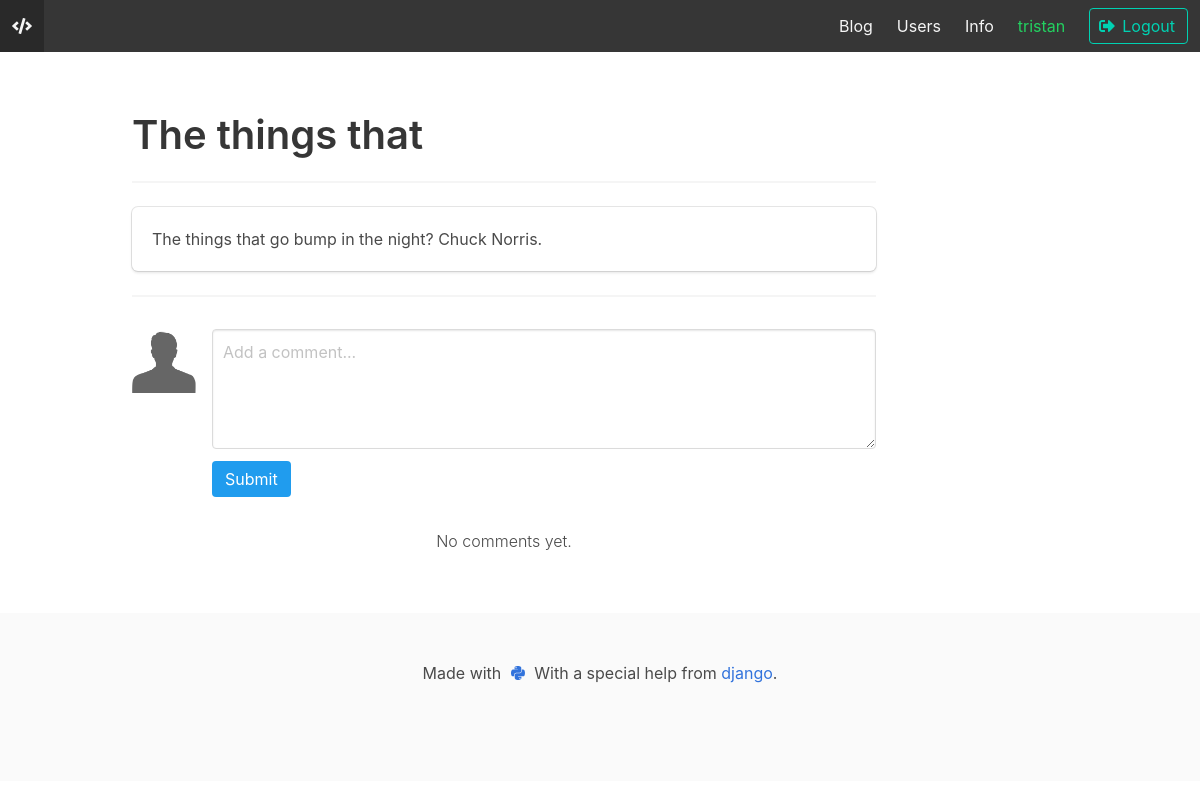
The page /post/54/ (signed in) on the database as committed earlier.
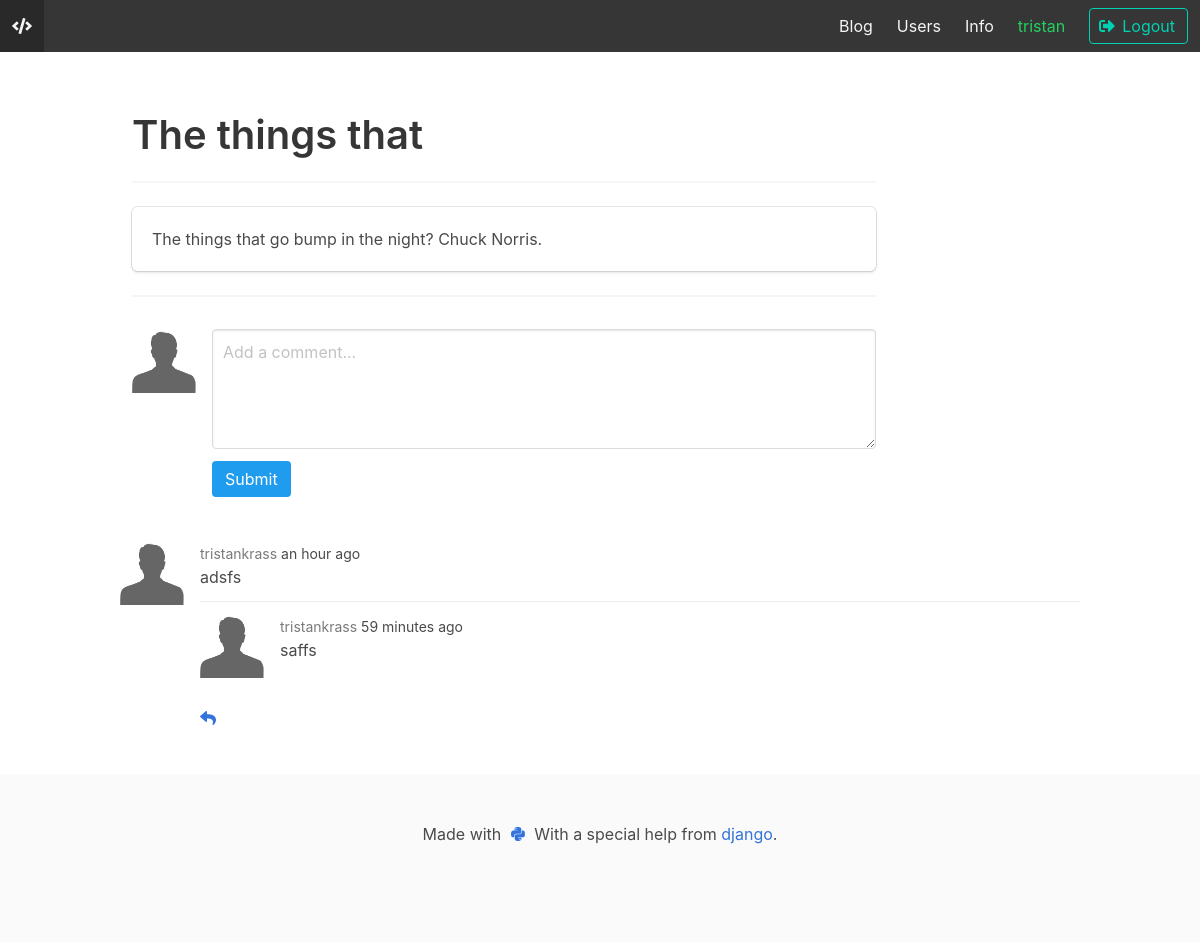
The same page on the database as committed later.
### users/models.py (models this page shows, shortened)
class User(AbstractUser):
    name = models.CharField(_('Name of User'), blank=True, max_length=255)
    avatar_url = models.TextField(
        _('Avatar of the github user'), blank=True, validators=[URLValidator])
    avatar = models.ImageField(default='default.png', upload_to='avatars/')
    follows = models.ManyToManyField('User', related_name='followed_by')

### blog/models.py (models this page shows, shortened)
class Post(models.Model):
    id = HashidAutoField(primary_key=True, alphabet=ascii_lowercase + digits)
    title = models.CharField(_('title'), max_length=255)
    author = models.ForeignKey(User, on_delete=models.CASCADE, verbose_name=_('author'), related_name='authors')
    body = models.TextField(_('body'), blank=True)
    created_timestamp = models.DateTimeField(_('created timestamp'), auto_now_add=True)
    thumbnail = models.ImageField(default='mainBlog.png', upload_to='thumbnails/')
    class Meta:
        ordering = ('-created_timestamp',)

class Comment(models.Model):
    post = models.ForeignKey(Post, on_delete=models.CASCADE, verbose_name=_('post'), related_name='comments')
    author = models.ForeignKey(User, on_delete=models.CASCADE, verbose_name=_('author'), related_name='comments')
    body = models.TextField(_('body'))
    created_timestamp = models.DateTimeField(_('created timestamp'), auto_now_add=True)
    parent = models.ForeignKey('self', null=True, related_name='replies', on_delete=models.CASCADE, blank=True)
    class Meta:
        ordering = ('-created_timestamp',)
    def children(self):
        return Comment.objects.filter(parent=self)

### blog/views.py (the view, shortened to what this page needs)
# urls.py: path('post/<pk>/', views.PostDetailView.as_view(), name='post_detail'),
class PostDetailView(LoginRequiredMixin, View):
    def get(self, request, *args, **kwargs):
        view = PostDisplay.as_view()
        return view(request, *args, **kwargs)

### blog/views.py (called while the page is built)
    def get_queryset(self):
        qs = super().get_queryset()
        qs = qs.order_by('created_timestamp')
        return qs

### templates/blog/post_detail.html (shortened to what this page needs)
{% extends "base.html" %}
{% load i18n humanize %}
{% block content %}
    <div class="column is-four-fifths">
        <h2 class="title is-2">{{ post.title }}</h2>
        <hr/>
        <div class="box">{{ post.body|linebreaksbr|truncatechars:1000 }}</div>
        <hr/>
        <form method="post" action="" class="has-margin-b-lg">
            <article class="media has-margin-t-lg">
                <figure class="media-left">
                    <p class="image is-64x64">
                        <img src="{{ user.avatar.url }}">
                    </p>
                </figure>
                <div class="media-content">
                    <div class="field">
                        <p class="control">
                            <textarea name="body" class="textarea" placeholder="{% trans 'Add a comment...' %}"
                                      required></textarea>
                        </p>
                    </div>
                    <nav class="level">
                        <div class="level-left">
                            <div class="level-item">
                                <button class="button is-info" type="submit">{% trans "Submit" %}</button>
                            </div>
                        </div>
                    </nav>
                </div>
            </article>
        </form>
        {% for comment in post.comments.all %}
            {% if comment.parent is None %}
                <article class="media">
                <figure class="media-left">
                    <p class="image is-64x64">
                        <img src="{{ comment.author.avatar.url }}">
                    </p>
                </figure>
                <div class="media-content">
                <div class="content">
                    <p>
                        <small>
                            <a
                                class="has-text-grey"
                                href="{% url 'users:detail' comment.author.username %}">{{ comment.author.username }}
                            </a>
                        </small>
                        <small>{{ comment.created_timestamp|naturaltime }}</small>
                        <br>
                        <span>{{ comment.body|truncatechars:255 }}</span>
                    </p>
                </div>
                {% for child_comment in comment.children %}
                    <article class="media">
                        <figure class="media-left">
                            <p class="image is-64x64">
                                <img src="{{ child_comment.author.avatar.url }}">
                            </p>
                        </figure>
                        <div class="media-content">
                            <div class="content">
                                <p>
                                    <small>
                                        <a
                                            class="has-text-grey"
                                            href="{% url 'users:detail' child_comment.author.username %}">{{ child_comment.author.username }}
                                        </a>
                                    </small>
                                    <small>{{ child_comment.created_timestamp|naturaltime }}</small>
                                    <br>
                                    <span>{{ child_comment.body|truncatechars:255 }}</span>
                                </p>
                            </div>
                        </div>
                    </article>
                {% endfor %}
                <nav class="level is-mobile has-margin-t-lg">
                    <div class="level-left">
                        <a class="level-item">
                            <span id="replyButton" class="icon is-small"><i class="fas fa-reply"></i></span>
                        </a>
                    </div>
                </nav>
            {% endif %}
        </div>
        </article>
        {% empty %}
            <div class="has-text-weight-light has-text-centered">{% trans "No comments yet." %}</div>
        {% endfor %}
    </div>
{% endblock %}

### templates/base.html (shortened to what this page needs)
{% load i18n static %}
<!DOCTYPE html>
<html>
<head>
    <link rel="stylesheet" href="{% static "css/bulma.css" %}">
    <link rel="stylesheet" href="{% static "css/spacing.css" %}">
    <link rel="stylesheet" href="{% static "css/project.css" %}">
</head>
<body>
<section class="hero is-dark">
    <div class="hero-head">
        <nav class="navbar">
            <div class="navbar-brand">
                <a class="navbar-item" href="{% url 'blog:home' %}"><i class="fas fa-code"></i> </a>
            </div>
            <div id="mainNavbar" class="navbar-menu">
                <div class="navbar-end">
                    <a class="navbar-item {% if active == 'blog-home' %}is-active{% endif %}"
                       href="{% url 'blog:home' %}">{% trans "Blog" %}
                    </a> <a class="navbar-item {% if active == 'user-list' %}is-active{% endif %}"
                            href="{% url 'users:list' %}">{% trans "Users" %}
                </a> <a class="navbar-item {% if active == 'blog-info' %}is-active{% endif %}"
                        href="{% url 'blog:info' %}">{% trans "Info" %}
                </a>
                    {% if user.is_authenticated %}
                        <span class="navbar-item ">
                            <a class="has-text-success {% if active == 'user-detail' %}is-active{% endif %}"
                               href="{% url 'users:detail' user.username %}">{{ user.username }}
                            </a>
                        </span>
                        <span class="navbar-item">
                            <a href="{% url 'account_logout' %}" class="button is-primary is-outlined">
                                <span class="icon"><i class="fa fa-sign-out-alt"></i></span>
                                <span>{% trans "Logout" %}</span>
                            </a>
                        </span>
                    {% endif %}
                </div>
            </div>
        </nav>
    </div>
</section>
<section class="section">
    <div class="container">
        {% block content %}{% endblock %}
    </div>
</section>
<footer class="footer">
    <div class="is-flex aligned is-justified-center">
        <span>  Made with <span class="icon">
            <a href="https://www.python.org/" target="_blank">
                <i class="fab fa-python"></i>
            </a>
        </span>
            With a special help from <a href="https://www.djangoproject.com/" target="_blank">django</a>.</span>
    </div>
</footer>
</body>
</html>

### static/css/spacing.css (style rules this page uses)
.has-margin-t-lg { margin-top: 2rem; }
.has-margin-b-lg { margin-bottom: 2rem; }

### static/css/project.css (style rules this page uses)
.is-justified-center { justify-content: center; }

Rows that differ between the two databases and show on the page:
added Comment: author.avatar (placeholder picture), author.username "tristankrass", created_timestamp "an hour ago", body "adsfs", shown under "The things that"
added Comment: author.avatar (placeholder picture), author.username "tristankrass", created_timestamp "59 minutes ago", body "saffs"
Other text that changed with them:
text no longer shown: "No comments yet."
